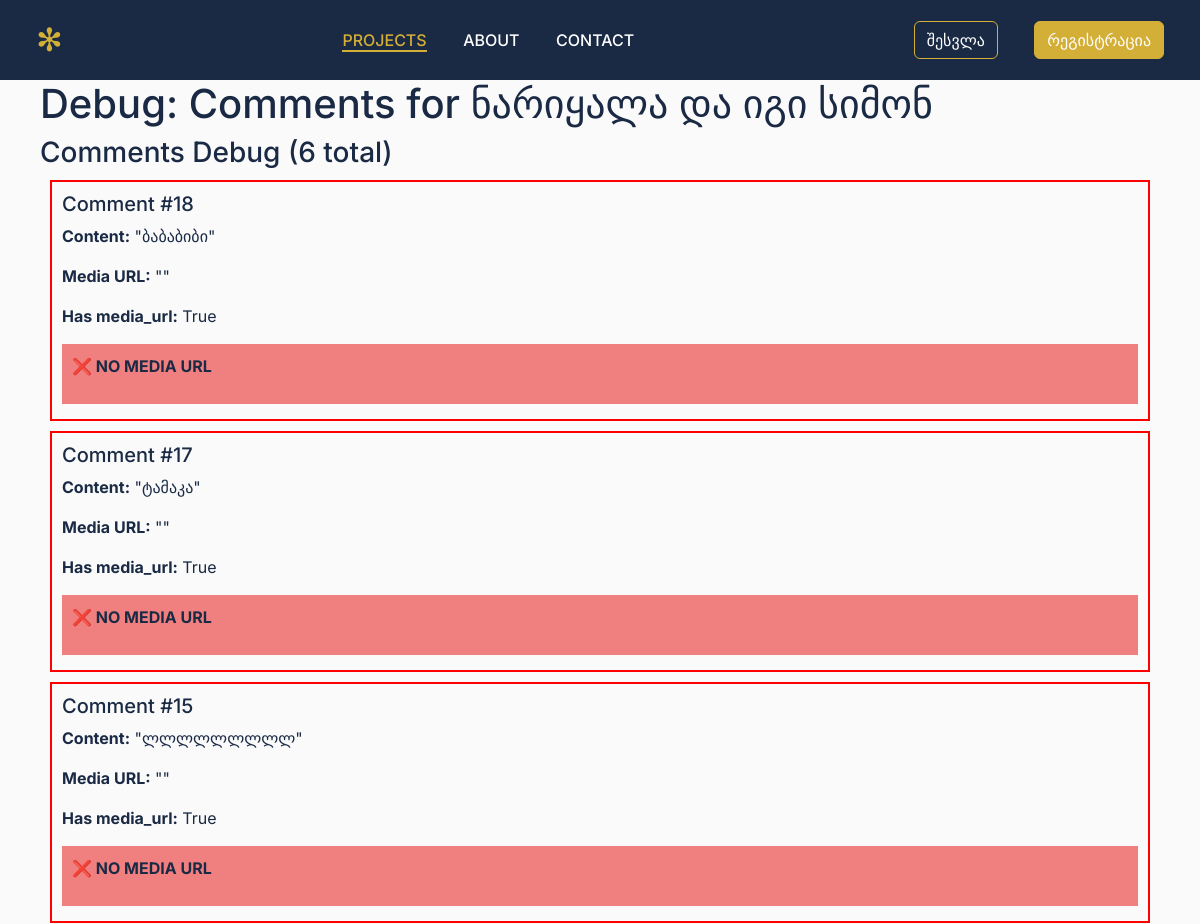
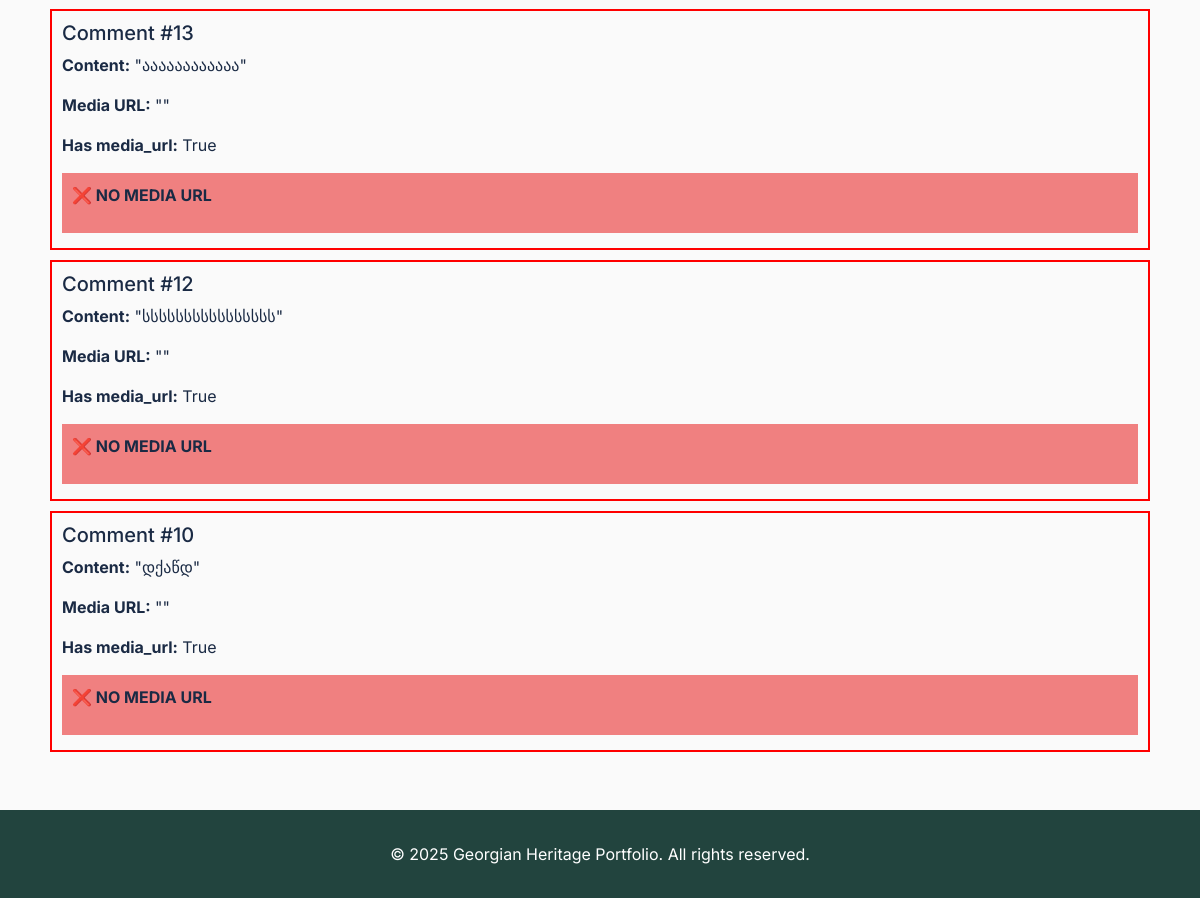
The page /debug/project/project_2 on the database as committed earlier (2 pictures, top to bottom).
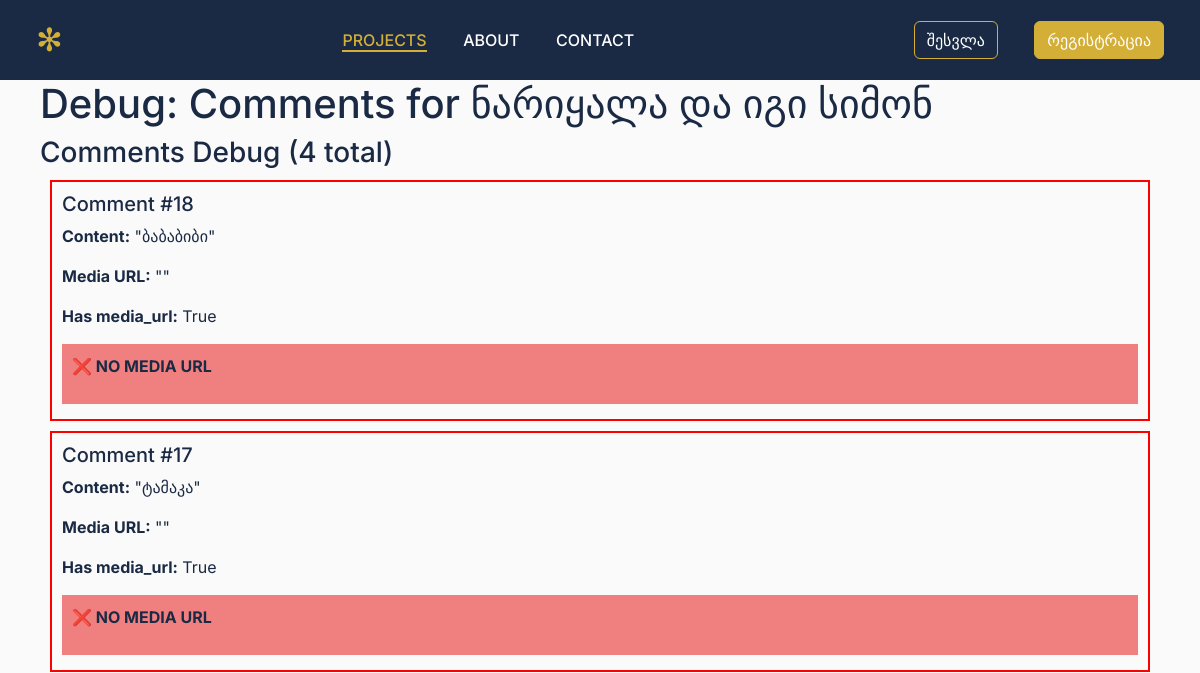
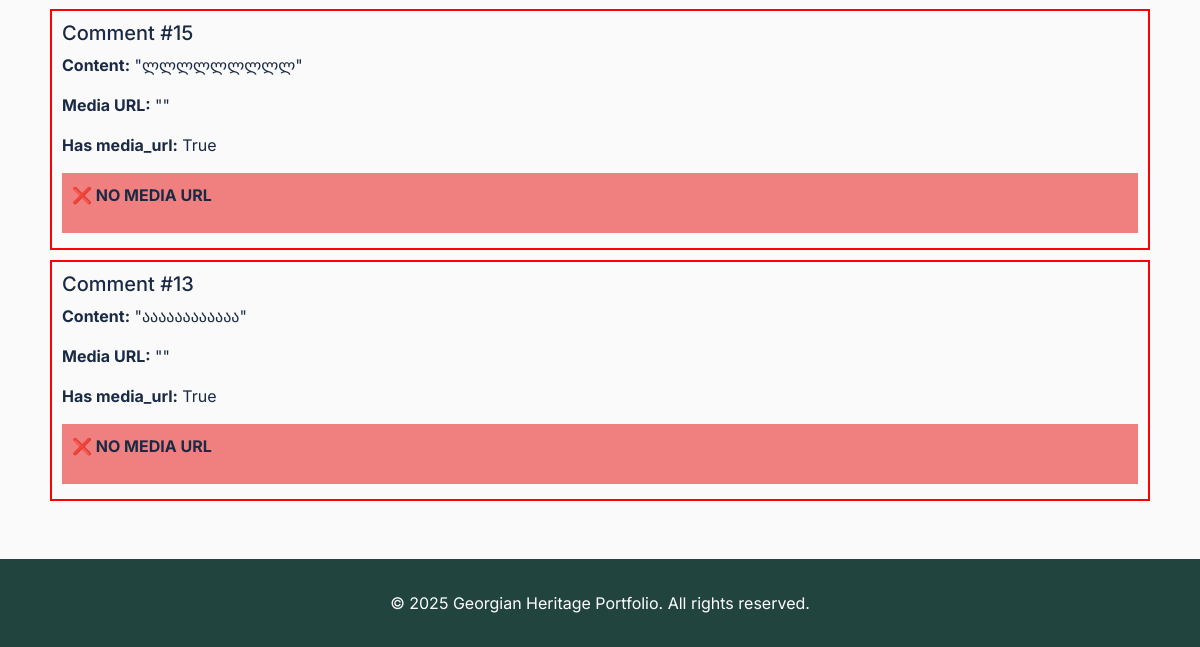
The same page on the database as committed later (2 pictures, top to bottom).
### models.py (models this page shows, shortened)
class Comment(db.Model):
    id = db.Column(db.Integer, primary_key=True)
    content = db.Column(db.Text, nullable=False)
    project_id = db.Column(db.String(50), nullable=False)
    user_id = db.Column(db.Integer, db.ForeignKey('user.id'), nullable=False)  # Required for registered users only
    parent_id = db.Column(db.Integer, db.ForeignKey('comment.id'), nullable=True)
    media_urls = db.Column(db.Text, nullable=True)  # JSON array of Cloudinary URLs
    created_at = db.Column(db.DateTime, default=datetime.utcnow)
    replies = db.relationship('Comment', backref=db.backref('parent', remote_side=[id]), lazy=True)
    likes = db.relationship('Like', backref='comment', lazy=True, cascade='all, delete-orphan')

### app.py (the view)
@app.route('/debug/project/<project_id>')
def debug_project_detail(project_id):
    projects = load_projects()
    project = next((p for p in projects if p['id'] == project_id), None)
    if not project:
        return 'Project not found', 404
    comments = Comment.query.filter_by(project_id=project_id, parent_id=None).order_by(Comment.created_at.desc()).all()
    return render_template('debug_comments.html', project=project, comments=comments)

### templates/debug_comments.html (shortened to what this page needs)
{% extends 'base.html' %}
{% block content %}
<div class="container">
    <h1>Debug: Comments for {{ project.title }}</h1>
    <div class="row">
        <div class="col-12">
            <h3>Comments Debug ({{ comments|length }} total)</h3>
            {% for comment in comments %}
            <div style="border: 2px solid {% if comment.media_url %}green{% else %}red{% endif %}; margin: 10px; padding: 10px;">
                <h5>Comment #{{ comment.id }}</h5>
                <p><strong>Content:</strong> "{{ comment.content }}"</p>
                <p><strong>Media URL:</strong> "{{ comment.media_url }}"</p>
                <p><strong>Has media_url:</strong> {{ comment.media_url is not none }}</p>
                {% if comment.media_url %}
                <div style="background: lightgreen; padding: 10px; margin: 5px 0;">
                    <p><strong>✅ HAS MEDIA URL</strong></p>
                    <p>URL starts with http: {{ comment.media_url.startswith('http') }}</p>
                    <p>URL ends with image ext: {{ comment.media_url.endswith(('.jpg', '.jpeg', '.png', '.gif')) }}</p>
                    <p>URL contains 'image': {{ 'image' in comment.media_url }}</p>
                    <div style="border: 2px solid blue; padding: 10px; margin: 10px 0;">
                        <p><strong>Image Preview:</strong></p>
                        <img src="{{ comment.media_url }}"
                             onclick="openImageModal(this.src)"
                             style="max-width: 200px; cursor: pointer; border: 3px solid red;"
                             alt="Comment Image"
                             onerror="this.style.border='3px solid red'; this.alt='IMAGE FAILED TO LOAD';">
                        <p><em>Click image above to test modal</em></p>
                    </div>
                </div>
                {% else %}
                <div style="background: lightcoral; padding: 10px; margin: 5px 0;">
                    <p><strong>❌ NO MEDIA URL</strong></p>
                </div>
                {% endif %}
            </div>
            {% endfor %}
        </div>
    </div>
</div>
{% endblock %}

Rows that differ between the two databases and show on the page:
removed Comment: id "12", content "სსსსსსსსსსსსსსსს", media_url "True"
removed Comment: id "10", content "დქაწდ", media_url "True"
Other text that changed with them:
{{ comments|length }}: "6" → "4"
